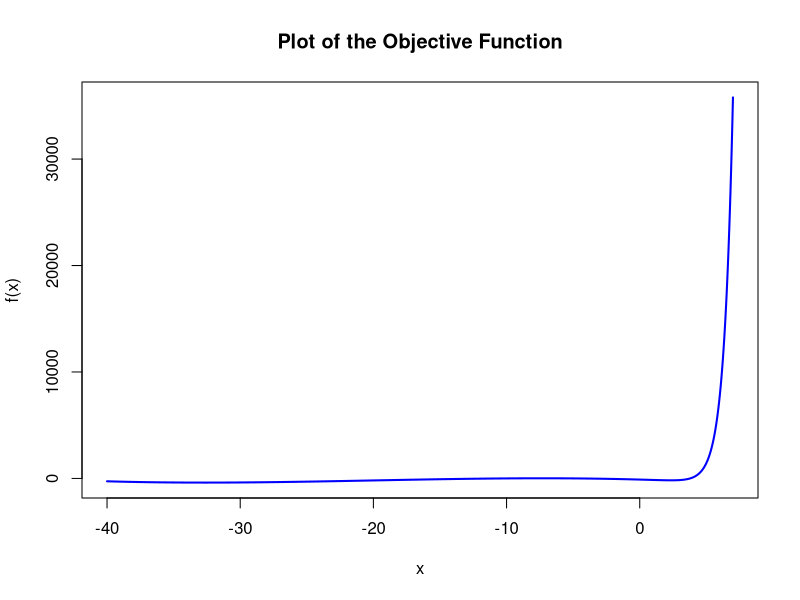

The R script that drew this image:
## ---- chunk 1
library(leaps)
set.seed(1)
n <- 100
p <- 20
X <- matrix(rnorm(n * p), nrow = n, ncol = p)
epsilon <- rnorm(n)
Y <- 1/2 * X[,1] + 1/4 * X[,2] + 1/8 * X[,3] + 1/16 * X[,4] + epsilon
subset_selection <- regsubsets(Y ~ ., data = as.data.frame(X), nvmax = p)
model_summary <- summary(subset_selection)
AIC_values <- n * log(model_summary$rss / n) + 2 * (1:p + 1)
best_model_index <- which.min(AIC_values)
best_model <- model_summary$which[best_model_index,]
selected_variables <- names(best_model[best_model == TRUE])
selected_variables <- selected_variables[selected_variables != "(Intercept)"]
selected_variables
best_model_coef <- coef(subset_selection, id = best_model_index)
best_model <- as.formula(paste("Y ~", paste(selected_variables, collapse = " + ")))
best_model_fit <- lm(best_model, data = as.data.frame(X))
best_fitted_values <- predict(best_model_fit)
error <- (Y - best_fitted_values)^2
mean(error)
## ---- chunk 2
set.seed(1)
library(leaps)

n <- 100    # Number of observations
p <- 20     # Number of predictors
num_simulations <- 100  # Number of simulations

# Define the true model with coefficients
true_model <- c(1/2, 1/4, 1/8, 1/16, rep(0, p - 4))

correct_model_count <- 0
variable_selection_count <- numeric(p)

for (i in 1:num_simulations) {
  # Simulate predictor variables X_j ~ N(0, 1)
  X <- matrix(rnorm(n * p), n, p)
  
  # Generate Y based on the true model: Y = X * beta + epsilon
  epsilon <- rnorm(n)
  Y <- X %*% true_model + epsilon
  
  # Fit the model using regsubsets
  fit <- regsubsets(Y ~ ., data = as.data.frame(X), nbest = 1, nvmax = p)
  summary_fit <- summary(fit)
  
  # Calculate AIC
  rss <- summary_fit$rss
  k <- summary_fit$which
  aic <- n * log(rss / n) + 2 * (rowSums(k) - 1)    # Adjust for the number of parameters
  
  # Select the best model based on AIC
  best_model_idx <- which.min(aic)
  best_model <- summary_fit$which[best_model_idx, ]
  
  # Exclude the intercept (first column) and consider remaining variables
  selected_vars <- which(best_model[-1])  # Exclude intercept
  
  # Check if the selected variables match the true model
  if (all(selected_vars %in% 1:4) && length(selected_vars) == 4) {
    correct_model_count <- correct_model_count + 1
  }
  
  variable_selection_count[selected_vars] <- variable_selection_count[selected_vars] + 1
}

# Compute proportions
correct_model_proportion <- correct_model_count / num_simulations
variable_selection_proportion <- variable_selection_count / num_simulations

list(
  Correct_Model_Proportion = correct_model_proportion,
  Variable_Selection_Proportion = variable_selection_proportion
)
## ---- chunk 3
library(glmnet)
set.seed(1)

n <- 1000
p <- 20
true_vars <- c(1, 2, 3, 4)
var_counts <- matrix(0, ncol = p, nrow = 100) # To count variable selection
correct_model <- 0 # To count how many times the correct model is selected

# Loop over 100 simulations
for (i in 1:100) {
  X <- matrix(rnorm(n * p), nrow = n, ncol = p) # Design matrix (n x p)
  beta <- c(1/2, 1/4, 1/8, 1/16, rep(0, p - 4)) # True coefficients
  epsilon <- rnorm(n, mean = 0, sd = 0.5) # Noise with lower standard deviation
  Y <- X %*% beta + epsilon # Generate response variable
  
  # Fit Lasso model using cross-validation to select the best lambda
  lasso_fit <- glmnet(X, Y, alpha = 1)
  cv_lasso <- cv.glmnet(X, Y, alpha = 1)
  best_coefs <- coef(cv_lasso, s = "lambda.1se")
  
  # Identify which variables were selected (non-zero coefficients)
  selected_vars <- which(best_coefs[-1] != 0)
  
  # Update the counts for selected variables
  var_counts[i, selected_vars] <- 1
  
  # Check if the selected model matches the true model
  if (length(selected_vars) == length(true_vars) && all(sort(selected_vars) == true_vars)) {
    correct_model <- correct_model + 1
  }
}

# Proportion of times the correct model was selected
prop_correct_model <- correct_model / 100
print(paste("Proportion of correct models selected:", prop_correct_model))

# Calculate selection rates for each variable
selection_rates <- colMeans(var_counts)
names(selection_rates) <- paste("Variable", 1:p)

# Print the selection rate for each variable
print("Selection rates for each variable:")
for (variable in names(selection_rates)) {
  cat(paste(variable, "was selected", round(selection_rates[variable] * 100, 2), "% of the time.\n"))
}

## ---- chunk 4
realestate = read.csv("realestate.csv", row.names = 1)

X <- as.matrix(realestate[, c("age", "distance", "stores")])
X <- cbind(1, X)  
y <- as.vector(realestate$price)

X_transpose_X_inv <- solve(t(X) %*% X)
X_transpose_y <- t(X) %*% y
beta_hat <- X_transpose_X_inv %*% X_transpose_y
beta_hat

lm_model <- lm(price ~ age + distance + stores, data = realestate)
summary(lm_model)$coefficients
coefficients(lm_model)
## ---- chunk 5
set.seed(432)
test_ids = sample(nrow(realestate), 100)
test_data <- realestate[test_ids, ]
train_data <- realestate[-test_ids, ]
X_train <- cbind(1, train_data$age, train_data$distance, train_data$stores)
y_train <- train_data$price
X_test <- cbind(1, test_data$age, test_data$distance, test_data$stores)
y_test <- test_data$price
# Linear regression coefficients for training data
beta_hat <- solve(t(X_train) %*% X_train) %*% t(X_train) %*% y_train
y_train_pred <- X_train %*% beta_hat
y_test_pred <- X_test %*% beta_hat
training_error <- mean((y_train - y_train_pred)^2)
testing_error <- mean((y_test - y_test_pred)^2)
cat("training_error: ", training_error, "\n")
cat("testing_error: ", testing_error, "\n")
## ---- chunk 6
set.seed(432)
test_idx = sample(nrow(realestate), 100)
train_idx = setdiff(1:nrow(realestate), test_idx)
# Define the training and testing data
train_data <- realestate[train_idx, ]
test_data <- realestate[test_idx, ]
# Fit the full model with all covariates in the training data
full_model <- lm(price ~ ., data = train_data)
# Perform stepwise selection using the AIC criterion
selected_model <- step(full_model, direction = "both", k = 2)
summary(selected_model)
# Calculate the training error for the selected model
y_train_hat <- predict(selected_model, newdata = train_data)
train_error <- mean((train_data$price - y_train_hat)^2)
cat("Training Error:", train_error, "\n")
# Calculate the testing error for the selected model
y_test_hat <- predict(selected_model, newdata = test_data)
test_error <- mean((test_data$price - y_test_hat)^2)
cat("Testing Error:", test_error, "\n")
## ---- chunk 7
f_obj <- function(x) {
  exp(1.5 * x) - 3 * (x + 6)^2 - 0.05 * x^3
}
x_values <- seq(-40, 7, length.out = 1000)
f_values <- f_obj(x_values)
plot(x_values, f_values, type = "l", col = "blue", lwd = 2,
     xlab = "x", ylab = "f(x)", main = "Plot of the Objective Function")
## ---- chunk 8
# Optimization with initial point -15
result_1 <- optim(par = -15, fn = f_obj, method = "BFGS")

# Optimization with initial point 0
result_2 <- optim(par = 0, fn = f_obj, method = "BFGS")

# Display results
cat("Result with initial point -15:\n")
print(result_1)

cat("\nResult with initial point 0:\n")
print(result_2)
## ---- chunk 9
f_obj <- function(params) {
  x <- params[1]
  y <- params[2]
  3 * x^2 + 2 * y^2 - 4 * x * y + 6 * x - 5 * y + 7
}
grad_f <- function(params) {
  x <- params[1]
  y <- params[2]
  grad_x <- 6 * x - 4 * y + 6
  grad_y <- 4 * y - 4 * x - 5
  return(c(grad_x, grad_y))
}
initial_guess <- c(0, 0)
result <- optim(par = initial_guess, fn = f_obj, gr = grad_f, method = "BFGS")
cat("Optimal solution: " , result$par, "\n")
cat("Minimum value of the function: ", result$value, "\n")
## ---- chunk 10
result1 <- optim(par = c(0, 0), fn = f_obj, method = "BFGS")
result2 <- optim(par = c(5, -5), fn = f_obj, method = "BFGS")

cat("Optimal solution with initial point (0, 0): ", result1$par, "\n")
cat("Minimum value of the function with initial point (0, 0): ", result1$value, "\n")
cat("Optimal solution with initial point (5, -5):", result2$par, "\n")
cat("Minimum value of the function with initial point (5, -5):", result2$value, "\n")
